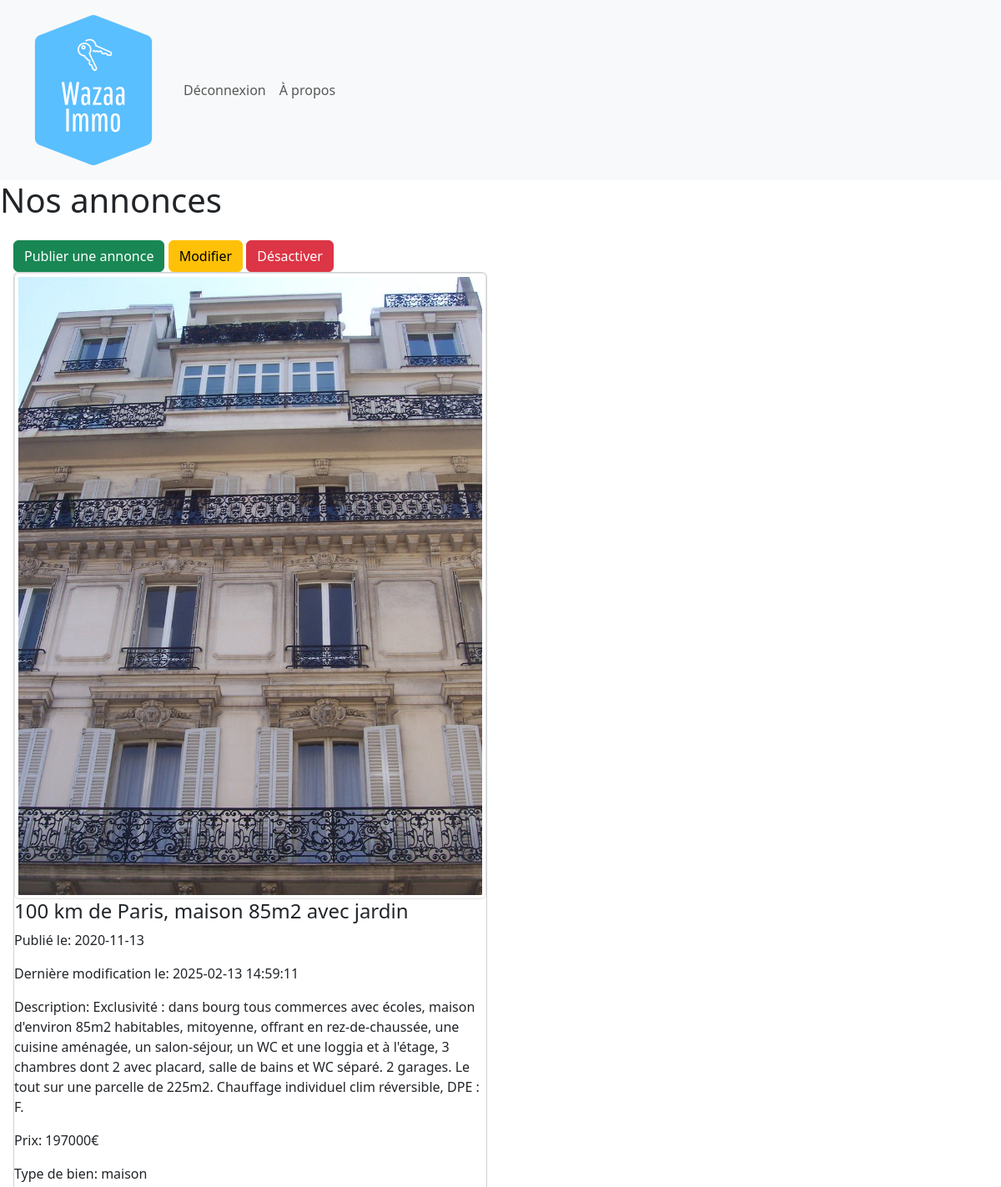
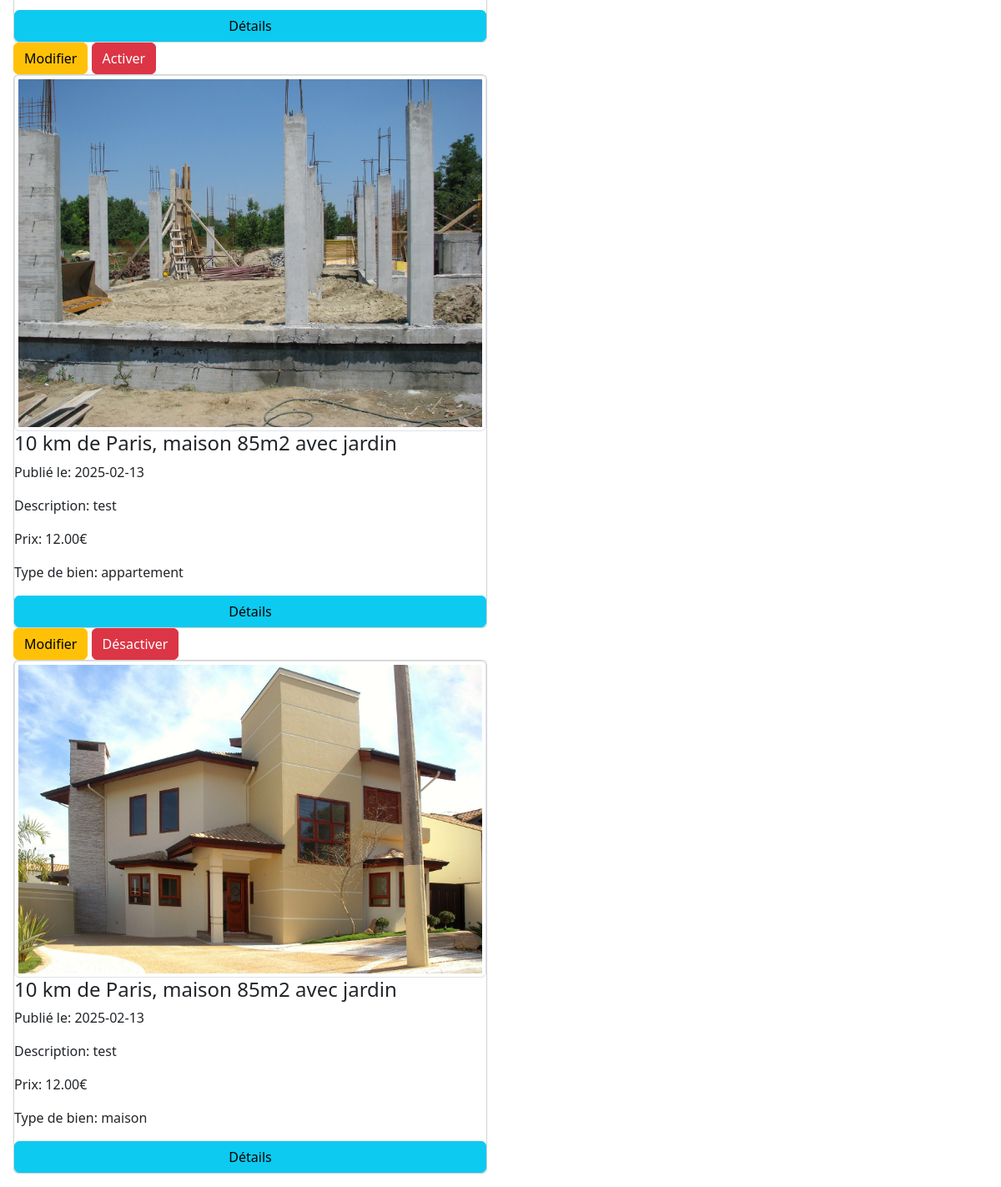
The page /index.php (signed in) on the database its author committed (2 pictures, top to bottom).
### tables this page shows
CREATE TABLE IF NOT EXISTS `waz_annonces` (
  `an_id` int(11) NOT NULL AUTO_INCREMENT,
  `an_pieces` int(11) DEFAULT NULL,
  `an_titre` varchar(200) NOT NULL,
  `an_ref` varchar(10) NOT NULL,
  `an_description` text NOT NULL,
  `an_local` varchar(100) DEFAULT NULL,
  `an_surf_hab` int(11) DEFAULT NULL,
  `an_surf_tot` int(11) NOT NULL,
  `an_prix` varchar(13) DEFAULT NULL,
  `an_diagnostic` varchar(1) NOT NULL,
  `an_d_ajout` date NOT NULL,
  `an_d_modif` datetime DEFAULT NULL,
  `an_statut` tinyint(1) NOT NULL,
  `an_vues` int(11) NOT NULL,
  `tb_id` int(11) NOT NULL,
  `u_id` int(11) NOT NULL,
  `to_id` int(11) NOT NULL,
  PRIMARY KEY (`an_id`),
  KEY `tb_id` (`tb_id`),
  KEY `u_id` (`u_id`),
  KEY `to_id` (`to_id`)
);

CREATE TABLE IF NOT EXISTS `waz_type_bien` (
  `tb_id` int(11) NOT NULL AUTO_INCREMENT,
  `tb_libelle` varchar(50) NOT NULL,
  PRIMARY KEY (`tb_id`)
);

### index.php (the view, shortened to what this page needs)
<?php
    include("header.php");
    if ($isAdminOrEmployee) {
        $sql = "SELECT * FROM waz_annonces a JOIN waz_type_bien tb ON a.tb_id = tb.tb_id";
    } else {
        $sql = "SELECT * FROM waz_annonces a JOIN waz_type_bien tb ON a.tb_id = tb.tb_id WHERE a.an_statut = 1";
    }
    $annonces = $pdo->query($sql)->fetchAll(PDO::FETCH_ASSOC);
?>
<div>
    <h1>Nos annonces</h1>
    <div class="column w-50 p-3">
        <?php if($isAdminOrEmployee):?>
            <a href="annonce-select.php" class="btn btn-success">Publier une annonce</a>
        <?php endif;?>
        <?php if (count($annonces) > 0): ?>
            <?php foreach($annonces as $annonce):?>
                <?php if ($isAdminOrEmployee):?>
                    <a href="annonce-select.php?modify=<?= $annonce['an_id']?>" class="btn btn-warning">Modifier</a>
                <?php endif;?>
                <?php if ($isAdmin && $annonce['an_statut'] == 1):?>
                    <a href="annonce.php?unlist=<?= $annonce['an_id']?>" class="btn btn-danger">Désactiver</a>
                <?php elseif($isAdmin && $annonce['an_statut'] == 0):?>
                    <a href="annonce.php?relist=<?= $annonce['an_id']?>" class="btn btn-danger">Activer</a>
                <?php endif;?>
                <div class="card">
                    <div>
                        <img src="assets/photos/annonce_<?= htmlentities($annonce['an_id'])?>/<?= htmlentities($annonce['an_id'])?>-1.jpg" alt="" class="img-thumbnail">
                    </div>
                    <h4><?= htmlentities($annonce['an_titre'])?></h3>
                    <p>Publié le: <?= htmlentities($annonce['an_d_ajout'])?></p>
                    <?php if($annonce['an_d_modif']):?>
                        <p>Dernière modification le: <?= htmlentities($annonce['an_d_modif'])?></p>
                    <?php endif;?>
                    <p>Description: <?= htmlentities($annonce['an_description'])?></h4>
                    <p>Prix: <?= htmlentities($annonce['an_prix'])?>€</p>
                    <p>Type de bien: <?= htmlentities($annonce['tb_libelle'])?></p>
                    <a href="annonce.php?info=<?= $annonce['an_id']?>" class="btn btn-info">Détails</a>
                </div>
            <?php endforeach; ?>
        <?php else:?>
            <div>Aucune annonce disponible</div>
        <?php endif;?>
    </div>
</div>
<?php
    include("footer.php");
?>

### rows shown on the page
waz_annonces: shows a picture, an_titre "100 km de Paris, maison 85m2 avec jardin", an_d_ajout "2020-11-13", an_d_modif "2025-02-13 14:59:11", an_description "Exclusivité : dans bourg tous commerces avec écoles, maison d'environ 85m2 habitables, mitoyenne, offrant en rez-de-chaussée, une cuisine aménagée, un salon-séjour, un WC et une loggia et à l'étage, 3 chambres dont 2 avec placard, salle de bains et WC séparé. 2 garages. Le tout sur une parcelle de 225m2. Chauffage individuel clim réversible, DPE : F.", an_prix "197000", tb.tb_libelle "maison"
waz_annonces: shows a picture, an_titre "10 km de Paris, maison 85m2 avec jardin", an_d_ajout "2025-02-13", an_description "test", an_prix "12.00", tb.tb_libelle "appartement"
waz_annonces: shows a picture, an_titre "10 km de Paris, maison 85m2 avec jardin", an_d_ajout "2025-02-13", an_description "test", an_prix "12.00", tb.tb_libelle "maison"
